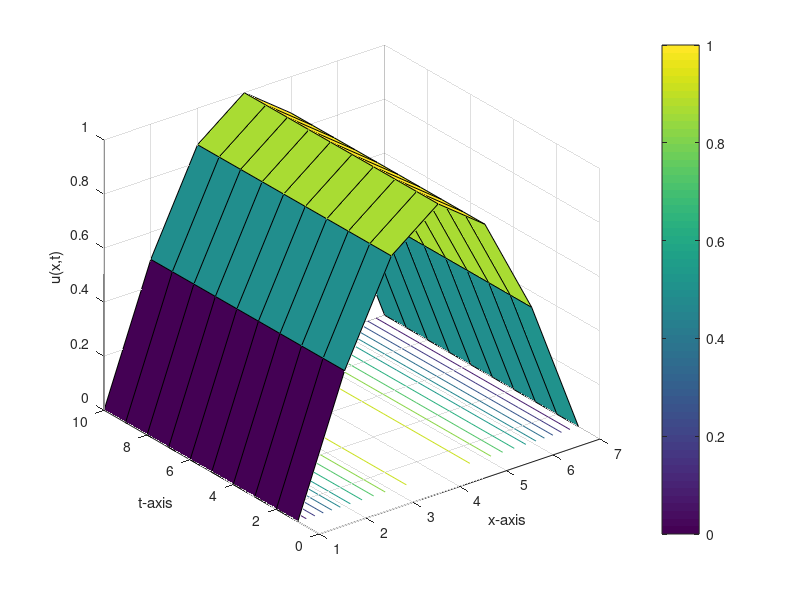
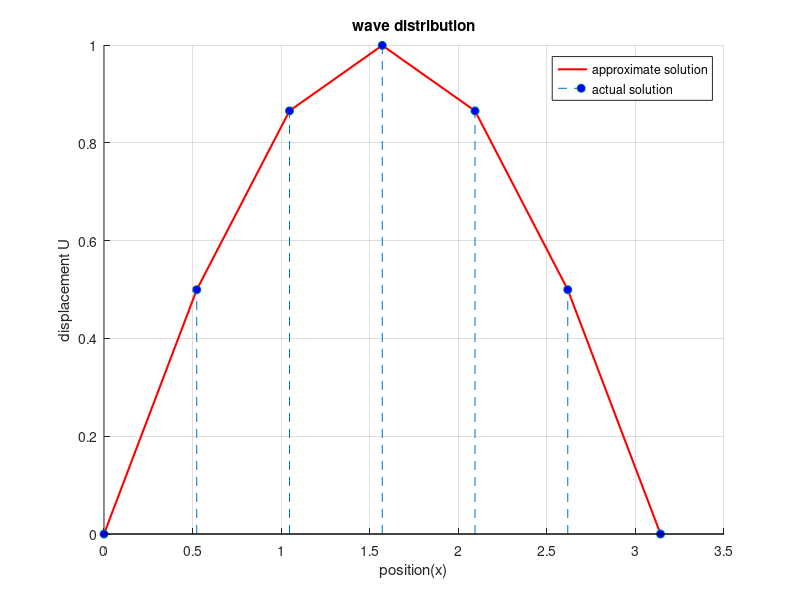

Reproduce these figures in MATLAB, in order.
    % Approximate the one dimensional wave equation
    %
    % d^2u/dt^2 = d^2u/dx^2,   0 < x < pi,  t > 0
    %
    % which is subject to the initial conditions
    % u(x,0) = sin(x)   and   du(x,0)/dt = 0   for all 0 <= x <= pi
    %
    % and the boundary conditions
    % u(0,t) = u(pi,t) = 0,   t > 0
    %
    % and compare the result at t = 0.04 to the actual solution
    % u(x,t) = cos(t)*sin(x)

    function wave2
    clc
    clear all
    clf
    c=1;
    a=0;
    b=pi;
    tf=0.04;
    n=7;
    m=10;
    c1=0;
    c2=0;
    h=(b-a)/(n-1);
    k=(tf-0)/(m-1);
    r=(c*k)/h;
    s1=1-r^2;
    s2=2-2*r^2;
    U=zeros(n,m);
    for j=1:m
        U(1,j)=c1;
        U(n,j)=c2;
    end
    for i=2:n-1
        U(i,1)=f(a+(i-1)*h);
        U(i,2)=s1*f(a+h*(i-1))+k*g(a+h*(i-1))+(r^2)/2*(f(a+(i-2)*h)+f(a+i*h));
    end
    for j=3:m
        for i=2:n-1
            U(i,j)=s2*U(i,j-1)-U(i,j-2)+(r^2)*(U(i+1,j-1)+U(i-1,j-1));
        end
    end
    disp('Result=')
    num2str(U')
    figure (1)
    clf
    surfc(U')
    colorbar
    grid on
    xlabel('x-axis');
    ylabel('t-axis');
    zlabel('u(x,t)');
    hold off
    figure(2)
    x(1)=a;
    x(n)=b;
    for i=2:n-1
        x(i)=x(i-1)+h;
    end
    title('wave distribution');
    hold on
    grid on
    xlabel('position(x)');
    ylabel('displacement U');
    sum=0.0;
    for i=1:n
        v1(i)=U(i,m);%approximate solution depends on the value of m
        v2(i)=cos(tf)*sin(x(i)); %Exact solution at t=0.04
        sum=sum+(v1(i)-v2(i))*(v1(i)-v2(i));
    end
    rmse=sqrt(sum/length(v1))
    plot(x,v1,'-r','LineWidth',1.5)
    hold on
    stem(x,v2,'--','MarkerEdgeColor',[0 .5 .5],'MarkerFaceColor','blue')
    grid on
    legend('approximate solution','actual solution');
    hold off
    function z=f(x)
    z=sin(x);
    function b=g(x)
    b=0;
